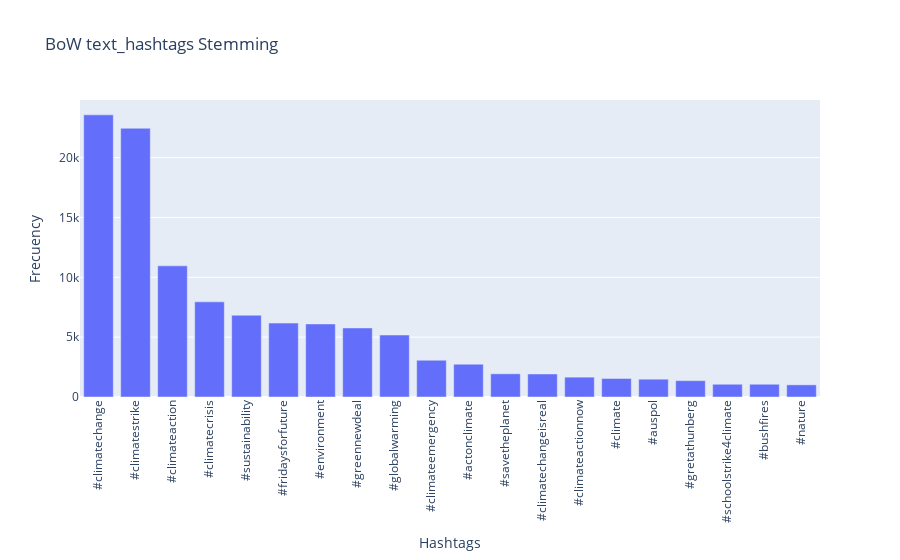

This figure's notebook cell:
### Code cell
# Stemming con NLTK

porter = PorterStemmer()
lancaster = LancasterStemmer()

#listax = [x.replace("#","") for x in tokens_hashtags_tweet]
#tokens_hashtags = [porter.stem(w) for w in listax]
tokens_hashtags = [lancaster.stem(w) for w in tokens_hashtags_tweet]

fdist = nltk.FreqDist(tokens_hashtags)
topwords = fdist.most_common(20)
print("Size of new BoW hashtags =", len(fdist))
x, y = zip(*topwords)
# plt.figure(figsize=(15, 10))
# plt.bar(x, y)
# plt.xticks(rotation=90)
# plt.show()
fig = px.bar(x=x, y=y, title = "BoW text_hashtags Stemming", labels = {"x":"Hashtags", "y":"Frecuency"})
fig.update_xaxes(tickangle=270)
fig.show()

### Figure 1 — Plotly figure (JSON) as saved in the notebook; plotly's stock layout.template omitted (floating-point values rounded to 4 significant figures)
{"data": [{"alignmentgroup": "True", "hovertemplate": "Hashtags=%{x}<br>Frecuency=%{y}<extra></extra>", "legendgroup": "", "marker": {"color": "#636efa", "pattern": {"shape": ""}}, "name": "", "offsetgroup": "", "orientation": "v", "showlegend": false, "textposition": "auto", "type": "bar", "x": ["#climatechange", "#climatestrike", "#climateaction", "#climatecrisis", "#sustainability", "#fridaysforfuture", "#environment", "#greennewdeal", "#globalwarming", "#climateemergency", "#actonclimate", "#savetheplanet", "#climatechangeisreal", "#climateactionnow", "#climate", "#auspol", "#gretathunberg", "#schoolstrike4climate", "#bushfires", "#nature"], "xaxis": "x", "y": [23572, 22452, 10955, 7948, 6831, 6176, 6104, 5769, 5178, 3072, 2739, 1937, 1922, 1658, 1546, 1488, 1366, 1065, 1065, 1016], "yaxis": "y"}], "layout": {"barmode": "relative", "legend": {"tracegroupgap": 0}, "title": {"text": "BoW text_hashtags Stemming"}, "xaxis": {"anchor": "y", "domain": [0, 1], "tickangle": -90, "title": {"text": "Hashtags"}}, "yaxis": {"anchor": "x", "domain": [0, 1], "title": {"text": "Frecuency"}}}}
